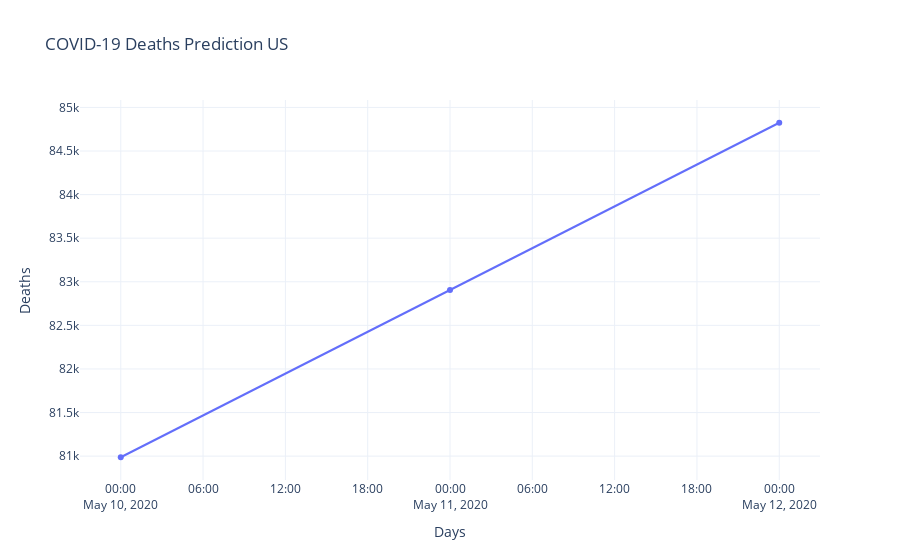

Write notebook code for a chart like this one.
### Code cell
fig = go.Figure()

result_cases_us = results[results["Country/Region"] == "US"]


fig.add_trace(go.Scatter(x=result_cases_us["Date"], y=result_cases_us["Deaths"].values,
                    mode='lines+markers',
                    name='India'))
fig.update_layout(title='COVID-19 Deaths Prediction US',
                   xaxis_title='Days',
                   yaxis_title='Deaths')
fig.show()

### Figure 1 — Plotly figure (JSON) as saved in the notebook; plotly's stock layout.template omitted (floating-point values rounded to 4 significant figures)
{"data": [{"mode": "lines+markers", "name": "India", "type": "scatter", "x": ["2020-05-10T00:00:00", "2020-05-11T00:00:00", "2020-05-12T00:00:00"], "y": [80987, 82906, 84824]}], "layout": {"title": {"text": "COVID-19 Deaths Prediction US"}, "xaxis": {"title": {"text": "Days"}}, "yaxis": {"title": {"text": "Deaths"}}}}
